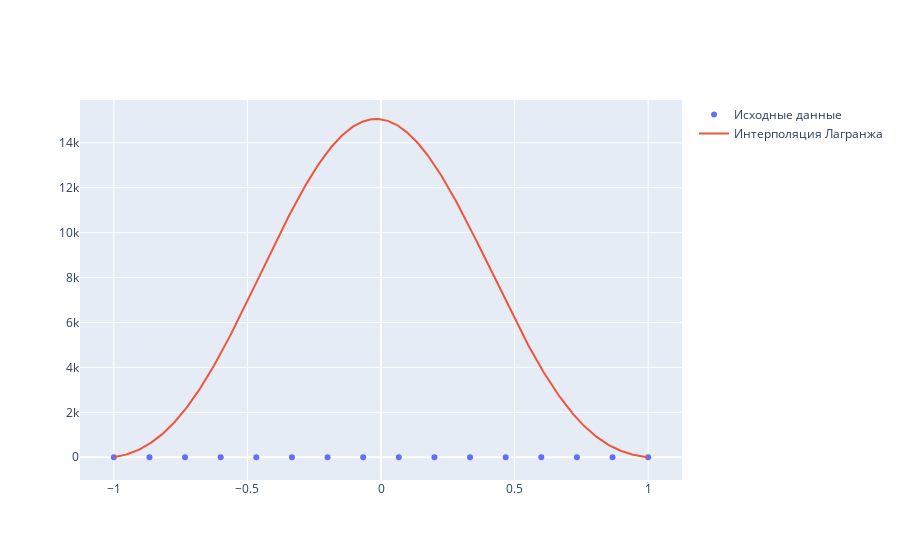

The notebook cell saved with this chart:
### Code cell
# Вычисляем среднюю оценку
df['average_grade'] = (df['G1'] + df['G2'] + df['G3']) / 3

# Вычисляем суммарное потребление алкоголя
df['total_alcohol_consumption'] = df['Dalc'] + df['Walc']

# Усредняем соответствующие y-значения для одинаковых x
df_grouped = df.groupby('average_grade')['total_alcohol_consumption'].mean().reset_index()

# Выбираем x точек данных для интерполяции
x = df_grouped['average_grade'][9:25].to_numpy()
y = df_grouped['total_alcohol_consumption'][9:25].to_numpy()

x = x - np.mean(x)
x = x/np.max(x)

y = y - np.mean(y)
y = y/np.max(y)

x1 = np.arange(x[0], x[15]+0.005, 0.005)

poly = lagrange(x, y)
y1 = Polynomial(poly.coef[::1])(x1)

fig = go.Figure()

# Добавляем исходные данные
fig.add_trace(go.Scatter(
    x=x,
    y=y,
    mode='markers',
    name='Исходные данные'
))

# Добавляем интерполяционные данные
fig.add_trace(go.Scatter(
    x=x1,
    y=y1,
    mode='lines',
    name='Интерполяция Лагранжа'
))

### Figure 1 — Plotly figure (JSON) as saved in the notebook; plotly's stock layout.template omitted (floating-point values rounded to 4 significant figures; data arrays with more than 128 entries replaced by an {"elided": "..."} marker saying what was removed)
{"data": [{"mode": "markers", "name": "Исходные данные", "type": "scatter", "x": [-1.0, -0.8667, -0.7333, -0.6, -0.4667, -0.3333, -0.2, -0.06667, 0.06667, 0.2, 0.3333, 0.4667, 0.6, 0.7333, 0.8667, 1], "y": [-0.302, 1, -0.2152, -0.04156, -0.2499, -0.1718, -0.0676, 0.1147, -0.04156, 0.1754, 0.1212, -0.1718, -0.04156, -0.1284, 0.04901, -0.02916]}, {"mode": "lines", "name": "Интерполяция Лагранжа", "type": "scatter", "x": {"elided": "401 float values"}, "y": {"elided": "401 float values"}}], "layout": {}}
